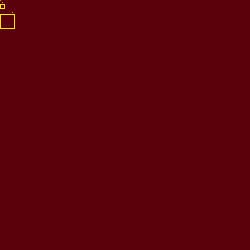
Frame 1 (no input)
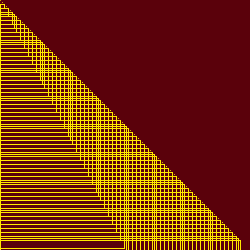
Frame 60 (the mouse pressed at the canvas centre just before this capture)
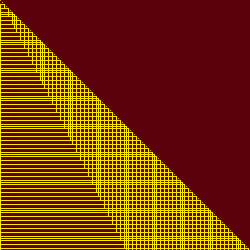
Frame 120 (the mouse held since frame 60 and released just before this capture)

The Processing sketch that drew these frames (run headless with seeded random() and noise(); from frame 60 on, the mouse is pressed at the canvas centre):

// Processing sketch: processing_18568
// ── processing_18568.pde

float y = 0.0;
float x = 0.0;

void setup(){
size(250, 250);
background(#5A010B);
noFill();
stroke(#FFEA00);
}

void draw(){
  frameRate(15);
  line(x ,y, x, y);
  y += 2; 
  x += 2;
  
  line(x, x, x, x);
  y += 10;
  x += 2;
  
  line(y, y, y, y);
  y += 2;
  
  line(x, x, x, x);
  
  rect(0, x, x, x);
  rect(0, y, y, y);
}
